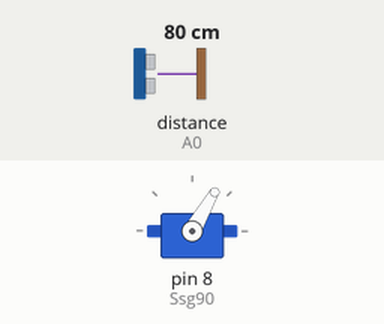
This sketch was run on a simulated Arduino Uno, built with avr-gcc and run on an emulated ATmega328P. On the bench: servo. The test bench sets the inputs (shaded band); at power-on: distance to the obstacle (sensor on A0) 80 cm. The echo pulse lasts 58.3 µs per cm.

Above: at 3.9 s.
4.0 s: distance to the obstacle (sensor on A0) set to 22 cm
6.5 s: distance to the obstacle (sensor on A0) set to 18 cm
At 8.3 s:
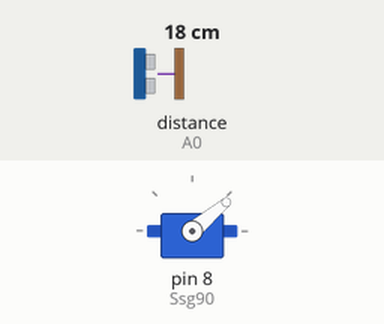
9.5 s: distance to the obstacle (sensor on A0) set to 35 cm
11.0 s: distance to the obstacle (sensor on A0) set to 2 cm
At 13.6 s:
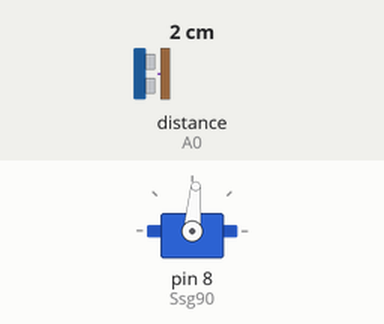
Timing chart, 0 to 15.0 s (numbered marks = the images above; inputs shaded):
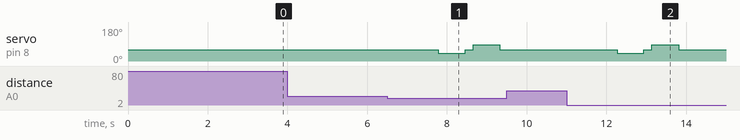

The sketch:

carro_automatizado.ino
```cpp
#include <NewPing.h>
#include <Servo.h>
//car code
#define TRIG_PIN A1
#define ECHO_PIN A0
#define MAX_DISTANCE 200
NewPing sonar(TRIG_PIN, ECHO_PIN, MAX_DISTANCE);
Servo Ssg90;

boolean goesForward = false;
int distance = 100;
int speedSet = 0;

const int motorPin1  = 5;
const int motorPin2  = 4;
const int motorPin3  = 3;
const int motorPin4  = 2;

int lookRight()
{
  Ssg90.write(40);
  delay(500);
  int distance = readPing();
  delay(100);
  Ssg90.write(60);
  return distance;
}

int lookLeft()
{
  Ssg90.write(85);
  delay(500);
  int distance = readPing();
  delay(100);
  Ssg90.write(60);
  return distance;
  delay(100);
}

int readPing() {
  delay(70);
  int cm = sonar.ping_cm();
  if (cm == 0)
  {
    cm = 250;
  }
  return cm;
}

void Stop() {
  digitalWrite(motorPin1, LOW);
  digitalWrite(motorPin2, LOW);
  digitalWrite(motorPin3, LOW);
  digitalWrite(motorPin4, LOW);
}

void Forward() {


  digitalWrite(motorPin1, HIGH);
  digitalWrite(motorPin2, LOW);
  digitalWrite(motorPin3, HIGH);
  digitalWrite(motorPin4, LOW);

}

void Backward() {

  digitalWrite(motorPin1, LOW);
  digitalWrite(motorPin2, HIGH);
  digitalWrite(motorPin3, LOW);
  digitalWrite(motorPin4, HIGH);

}

void Right() {

  digitalWrite(motorPin1, HIGH);
  digitalWrite(motorPin2, LOW);
  digitalWrite(motorPin3, LOW);
  digitalWrite(motorPin4, HIGH);
  delay(300);
  Forward();

}

void Left() {
  digitalWrite(motorPin1, LOW);
  digitalWrite(motorPin2, HIGH);
  digitalWrite(motorPin3, HIGH);
  digitalWrite(motorPin4, LOW);
  delay(300);
  Forward();
}
void setup() {

  Ssg90.attach(8);
  Ssg90.write(60);
  delay(2000);
  distance = readPing();
  delay(100);
  distance = readPing();
  delay(100);
  distance = readPing();
  delay(100);
  distance = readPing();
  delay(100);
  Serial.println(distance);
}

void loop() {

  int distanceR = 0;
  int distanceL =  0;
  delay(40);

  if (distance <= 20)
  {
    Stop();
    delay(200);
    Backward();
    delay(800);

    Stop();
    delay(200);
    distanceR = lookRight();
    delay(200);
    distanceL = lookLeft();
    delay(200);

    if (distanceR >= distanceL)
    {
      Right();
      Stop();
    }
    else
    {
      Left();
      Stop();
    }
  }
  else
  {
    Forward();
  }
  distance = readPing();
}
```

Measured:
- the behaviour switches between 21 and 20 cm on distance to the obstacle (sensor on A0) (found by bisection; images 0 and 1)
- after the input at 4.0 s, every drawn part: stays the same
- after the input at 6.5 s, servo on pin 8 (Ssg90): 60° → 40° after 1.3 s, → 60° 0.67 s later, → 85° 0.20 s later, → 60° 0.67 s later
- after the input at 9.5 s, every drawn part: stays the same
- after the input at 11.0 s, servo on pin 8 (Ssg90): 60° → 40° after 1.3 s, → 60° 0.67 s later, → 85° 0.20 s later, → 60° 0.67 s later
